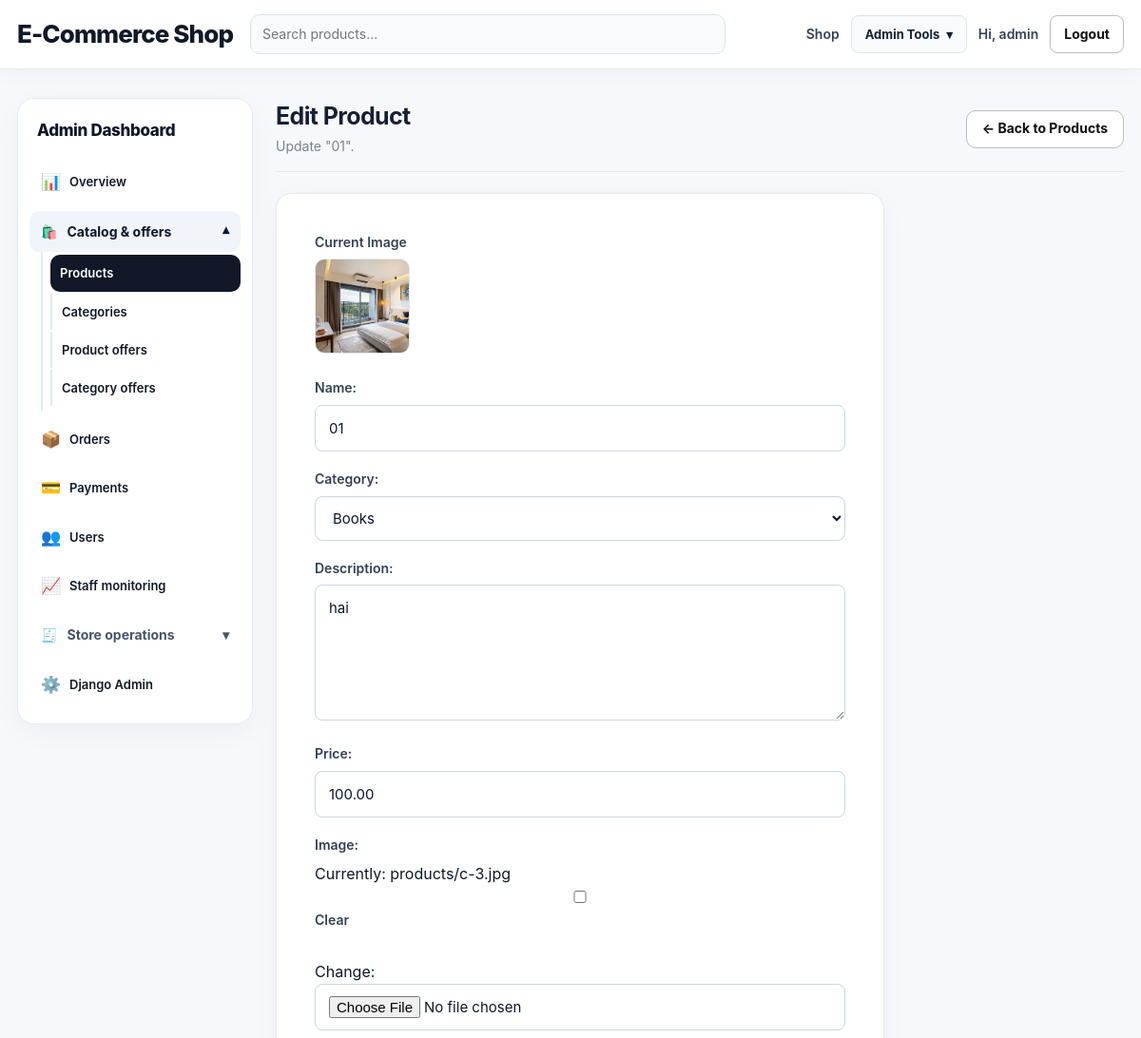
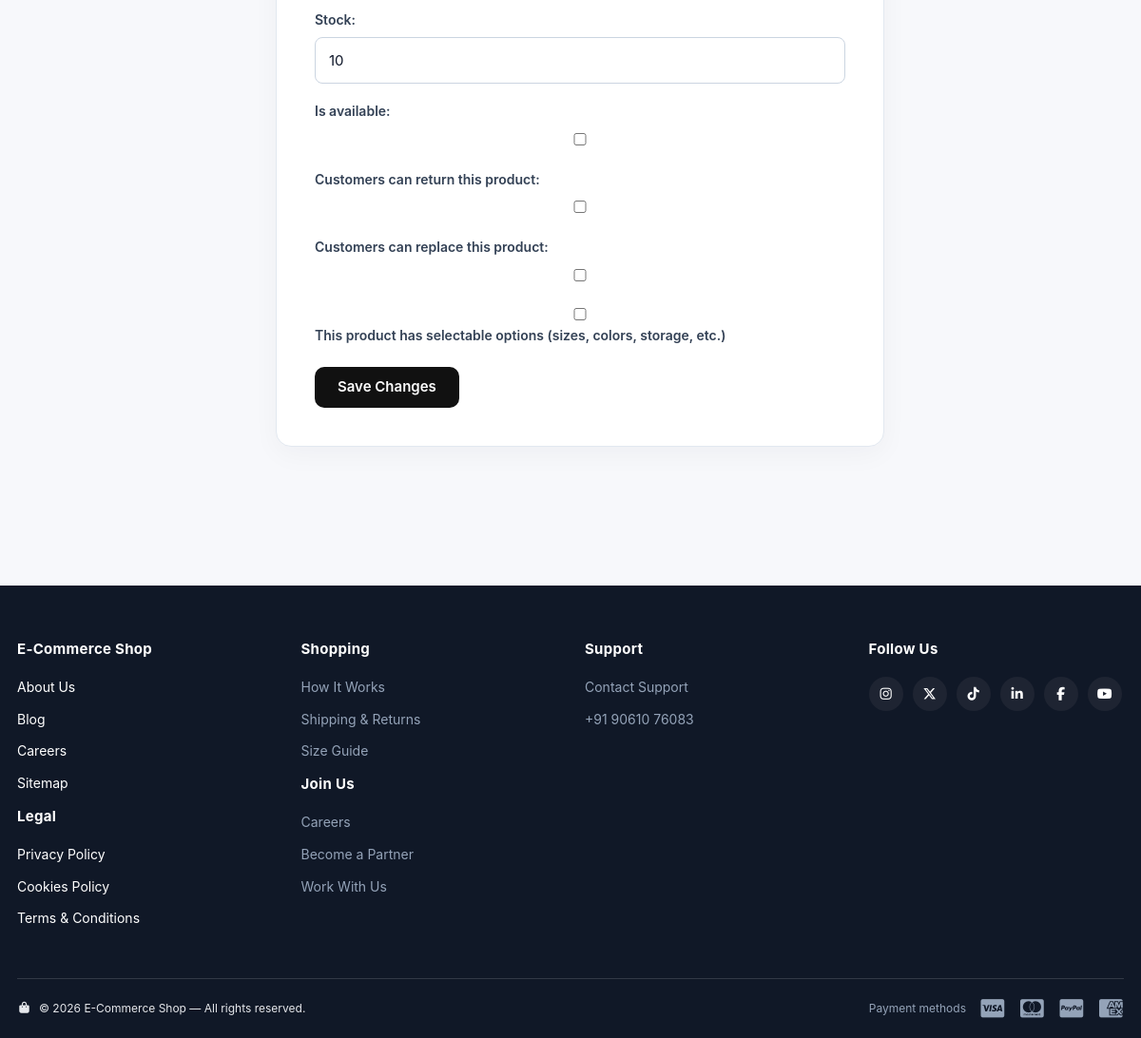
/dashboard/products/20/edit/ (signed in), run on the app's committed database (2 pictures, top to bottom).
### products/models.py (models this page shows, shortened)
class Product(models.Model):
    category = models.ForeignKey(
        Category,
        on_delete=models.CASCADE,
        related_name='products'
    )
    name = models.CharField(max_length=200)
    description = models.TextField()
    price = models.DecimalField(max_digits=10, decimal_places=2)
    discount_percent = models.PositiveSmallIntegerField(default=0)
    discount_ends_at = models.DateTimeField(null=True, blank=True)
    image = models.ImageField(upload_to='products/', blank=True, null=True)
    stock = models.PositiveIntegerField(default=0)
    is_available = models.BooleanField(default=True)
    is_returnable = models.BooleanField(default=False)
    is_replaceable = models.BooleanField(default=False)
    created_at = models.DateTimeField(auto_now_add=True)
    updated_at = models.DateTimeField(auto_now=True)
    vector_data = models.JSONField(default=dict, blank=True)
    rating_average = models.DecimalField(max_digits=3, decimal_places=2, default=0)
    rating_count = models.PositiveIntegerField(default=0)

class Category(models.Model):
    name = models.CharField(max_length=100)
    offer_percent = models.PositiveSmallIntegerField(default=0)
    offer_ends_at = models.DateTimeField(null=True, blank=True)
    def __str__(self):
        return self.name

### dashboard/views.py (the view)
# urls.py: path('products/<int:product_id>/edit/', views.dashboard_product_edit, name='product_edit'),
@staff_member_required
def dashboard_product_edit(request, product_id):
    product = get_object_or_404(Product, id=product_id)
    if request.method == 'POST':
        form = ProductForm(request.POST, request.FILES, instance=product)
        if form.is_valid():
            old = Product.objects.get(pk=product.pk)
            old_stock = old.stock
            product = form.save()
            _save_product_variants(request, product)
            ActivityLog.objects.create(actor=request.user, action='Product updated', object_type='Product', object_id=product.pk, details=f'Updated {product.name}; category: {product.category.name}; price: {product.price}; stock: {old_stock} -> {product.stock}; available: {product.is_available}.')
            messages.success(request, f'"{product.name}" was updated.')
            return redirect('dashboard:products')
    else:
        form = ProductForm(instance=product)
    context = {
        'active': 'products',
        'form': form,
        'is_new': False,
        'product': product,
        'variants': product.variants.filter(is_active=True),
    }
    return render(request, 'dashboard/product_form.html', context)

### products/forms.py
class ProductForm(forms.ModelForm):
    class Meta:
        model = Product
        fields = [
            'name', 'category', 'description', 'price', 'image', 'stock', 'is_available',
            'is_returnable', 'is_replaceable',
        ]
        widgets = {
            'name': forms.TextInput(attrs={'class': 'input', 'placeholder': 'Product name'}),
            'category': forms.Select(attrs={'class': 'select'}),
            'description': forms.Textarea(attrs={'class': 'input', 'rows': 5, 'placeholder': 'Product description'}),
            'price': forms.NumberInput(attrs={'class': 'input', 'step': '0.01', 'min': '0'}),
            'stock': forms.NumberInput(attrs={'class': 'input', 'min': '0'}),
        }
        labels = {
            'is_returnable': 'Customers can return this product',
            'is_replaceable': 'Customers can replace this product',
        }

### cart/context_processors.py (called while the page is built)
def cart_count(request):
    if not request.user.is_authenticated:
        return {'cart_count': 0}
    from .models import Cart
    cart = Cart.objects.filter(user=request.user).first()
    if not cart:
        return {'cart_count': 0}
    cart_items = cart.items.all()
    return {
        'cart_count': sum(item.quantity for item in cart_items),
        'cart_product_ids': list(cart_items.values_list('product_id', flat=True)),
    }

### storeextras/actor_context.py (called while the page is built)
    def __call__(self, request):
        token = _current_actor.set(getattr(request, 'user', None))
        try:
            return self.get_response(request)
        finally:
            _current_actor.reset(token)

### templates/dashboard/product_form.html (shortened to what this page needs)
{% extends "dashboard/base_dashboard.html" %}
{% block dashboard_content %}
<div class="section-head">
    <div>
        <h2>{% if is_new %}Add Product{% else %}Edit Product{% endif %}</h2>
        <p>{% if is_new %}Add a new product to the catalog.{% else %}Update "{{ product.name }}".{% endif %}</p>
    </div>
    <a class="btn btn-outline" href="{% url 'dashboard:products' %}">← Back to Products</a>
</div>
<div class="profile-card" style="margin:20px 0 0 0;max-width:640px">
    <form method="post" enctype="multipart/form-data">
        {% if not is_new and product.image %}
        <div style="margin-bottom:18px">
            <label style="display:block;margin-bottom:7px;color:#334155;font-size:14px;font-weight:600">Current Image</label>
            <img src="{{ product.image.url }}" alt="{{ product.name }}" style="width:100px;height:100px;object-fit:cover;border-radius:10px;border:1px solid #e2e8f0">
        </div>
        {% endif %}
        {{ form.as_p }}
        <label class="variant-enable-toggle"><input type="checkbox" id="enable-variants" name="enable_variants" name="enable_variants" {% if variants %}checked{% endif %}> This product has selectable options (sizes, colors, storage, etc.)</label>
        <button class="btn btn-primary" type="submit">{% if is_new %}Add Product{% else %}Save Changes{% endif %}</button>
    </form>
</div>
{% endblock %}

### templates/base.html (shortened to what this page needs)
{% load static %}
<!DOCTYPE html>
<html lang="en">
<head>
    <link rel="stylesheet" href="{% static 'css/style.css' %}?v=20261102_filtercard">
    <link rel="stylesheet" href="https://cdnjs.cloudflare.com/ajax/libs/font-awesome/7.0.1/css/all.min.css"
>
</head>
<body>
<header class="navbar">
    <div class="container nav-inner">
        <a class="brand" href="{% url 'products:home' %}">E-Commerce Shop</a>
        <form class="nav-search" method="get" action="{% url 'products:home' %}">
            <input type="search" name="q" placeholder="Search products..." value="{{ request.GET.q }}">
        </form>
        <nav class="nav-links">
            <a href="{% url 'products:home' %}">Shop</a>
            {% if user.is_authenticated %}
                {% if user.is_staff %}
                    <details class="nav-dropdown">
                        <summary aria-label="Open admin tools">Admin Tools <span aria-hidden="true">▾</span></summary>
                    </details>
                {% endif %}
                <a class="hide-mobile" href="{% url 'profile' %}">Hi, {{ user.username }}</a>
                <form method="post" action="{% url 'logout' %}" style="display:inline">
                    <button class="btn btn-outline" type="submit">Logout</button>
                </form>
            {% else %}
                <a href="{% url 'login' %}">Login</a>
                <a class="btn btn-primary" href="{% url 'register' %}">Sign Up</a>
            {% endif %}
        </nav>
    </div>
</header>
<main>
{% block content %}{% endblock %}
</main>
<footer class="site-footer">
    <div class="container footer-top">
        <div class="footer-col footer-white">
            <h4>E-Commerce Shop</h4>
            <a href="#">About Us</a>
            <a href="#">Blog</a>
            <a href="#">Careers</a>
            <a href="#">Sitemap</a>
            <h4 class="footer-subhead">Legal</h4>
            <a href="#">Privacy Policy</a>
            <a href="#">Cookies Policy</a>
            <a href="#">Terms &amp; Conditions</a>
        </div>
        <div class="footer-col">
            <h4>Shopping</h4>
            <a href="{% url 'products:home' %}">How It Works</a>
            <a href="#">Shipping &amp; Returns</a>
            <a href="#">Size Guide</a>
            <h4 class="footer-subhead">Join Us</h4>
            <a href="#">Careers</a>
            <a href="#">Become a Partner</a>
            <a href="#">Work With Us</a>
        </div>
        <div class="footer-col">
            <h4>Support</h4>
            <a href="#">Contact Support</a>
            <a href="#"> +91 90610 76083</a>
        </div>
        <div class="footer-col">
            <h4 class="footer-subhead">Follow Us</h4>
            <div class="footer-social">
                <a href="#" aria-label="Instagram"><i class="fa-brands fa-instagram"></i></a>
                <a href="#" aria-label="Twitter"><i class="fa-brands fa-x-twitter"></i></a>
                <a href="#" aria-label="TikTok"><i class="fa-brands fa-tiktok"></i></a>
                <a href="#" aria-label="LinkedIn"><i class="fa-brands fa-linkedin-in"></i></a>
                <a href="#" aria-label="Facebook"><i class="fa-brands fa-facebook-f"></i></a>
                <a href="#" aria-label="YouTube"><i class="fa-brands fa-youtube"></i></a>
            </div>
        </div>
    </div>
    <div class="container footer-bottom">
        <p class="footer-copyright">
            <i class="fa-solid fa-bag-shopping"></i>
            &copy; {% now "Y" %} E-Commerce Shop — All rights reserved.
        </p>
        <div class="footer-payments">
            <span class="footer-payments-label">Payment methods</span>
            <i class="fa-brands fa-cc-visa"></i>
            <i class="fa-brands fa-cc-mastercard"></i>
            <i class="fa-brands fa-cc-paypal"></i>
            <i class="fa-brands fa-cc-amex"></i>
        </div>
    </div>
</footer>
</body>
</html>

### data on the page
Product: name "01", image (picture), category "Books", description "hai", price "100.00", stock "10"

### other printed values
{{ user.username }} "admin"
